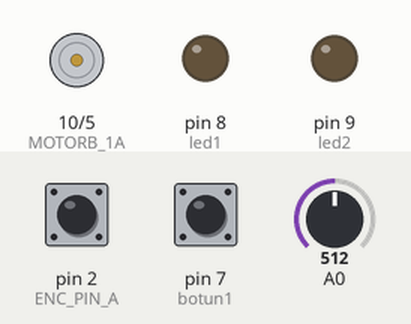
Recording of a sketch running on a simulated Arduino Uno, built with avr-gcc and run on an emulated ATmega328P. On the bench: motor-driver pin pairs drawn as motors (green arrow = first pin HIGH = forward, orange = second pin HIGH = backward, longer = more drive), output pins drawn as LEDs (lit = HIGH). The inputs (shaded band) are chosen by the test bench; at power-on: A0 = 512, pin 7 (botun1) HIGH, pin 2 (ENC_PIN_A) HIGH. What the sketch prints to the serial monitor is not drawn.

Above: at 1.2 s.
1.3 s: A0 set to 527
At 1.53 s:
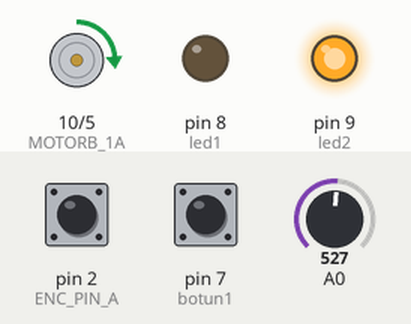
4.3 s: A0 set to 716
5.8 s: pin 7 (botun1) pulled LOW for 0.15 s
At 6.8 s:
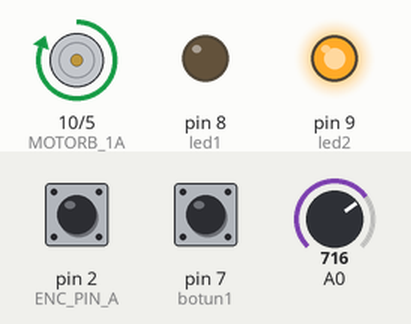
7.4 s: A0 set to 306
At 9.1 s:
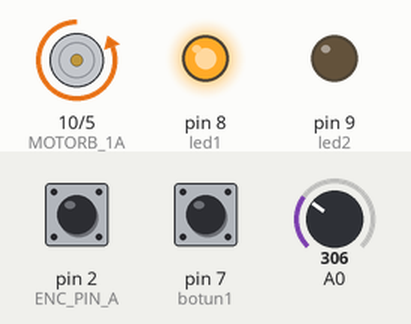
9.9 s: pin 7 (botun1) pulled LOW for 1 s
At 10.5 s:
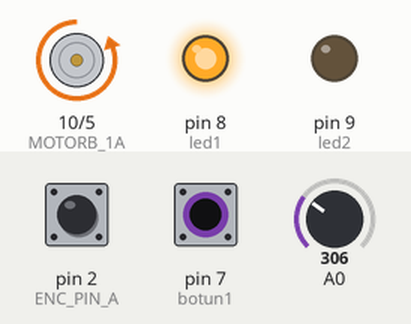
12.4 s: pin 7 (botun1) pulled LOW for 3.2 s
At 13.6 s:
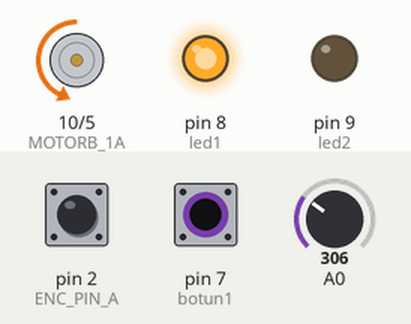
Timing chart, 0 to 17.1 s (numbered marks = the images above; inputs shaded):
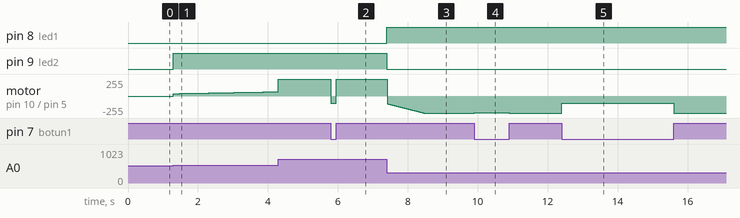

Measured:
- the behaviour switches between 526 and 527 on A0 (found by bisection; images 0 and 1)
- after the input at 1.3 s, pin 9 (led2): LOW → HIGH at once; motor on pin 10 (MOTORB_1A) / pin 5 (MOTORB_1B): moves from stopped to forward 65/255 over 3.0 s, starting at once
- after the input at 5.8 s, motor on pin 10 (MOTORB_1A) / pin 5 (MOTORB_1B): forward 255/255 → backward 110/255 at once, → forward 255/255 0.15 s later
- after the input at 7.4 s, pin 8 (led1): LOW → HIGH at once; pin 9 (led2): HIGH → LOW at once; motor on pin 10 (MOTORB_1A) / pin 5 (MOTORB_1B): moves from forward 255/255 to backward 255/255 over 1.0 s, starting at once
- after the input at 9.9 s, motor on pin 10 (MOTORB_1A) / pin 5 (MOTORB_1B): backward 255/255 → backward 254/255 at once, → backward 255/255 1.0 s later
- after the input at 12.4 s, motor on pin 10 (MOTORB_1A) / pin 5 (MOTORB_1B): backward 255/255 → backward 110/255 at once, → backward 255/255 3.2 s later

The sketch:

PID.ino
```cpp
#define ENC_PIN_A 2 //pin kanala A enkodera
#define ENC_PIN_B 3 //pin kanala B enkodera
#define READ_ENC_A bitRead(PIND, ENC_PIN_A)
#define READ_ENC_B bitRead(PIND, ENC_PIN_B)


#define MOTORB_1A 10  //PIN drivera motora kanal A
#define MOTORB_1B 5  //PIN drivera motora kanal B

int led1=8;
int led2=9;

float Kp=9.06, Ki=0.01, Kd=0.025;    //varijable koje podešavamo, ovisno o brzini
float error=0, P=0, I=0, D=0, PID_value=0;
float previous_er=0, previous_I=0;

int botun1=7;


void calculate_pid() //računa PID vrijednost
{
    P = error;
    I = I + error; //Integralni izraz
    D = (error-previous_er); //Derivacijski izraz

    // PID_value smanjen za 50% kako bi robot imao sporije promjene
    // smjera pri kretanju
    PID_value = ((Kp*P) + (Ki*I) + (Kd*D));

    previous_er=error; // određuje derivacijski izraz
}
#define korekcija_kuta 0

float kut_nagib;


volatile long encBrojac = 0;

int brzina=0; //PWM signal prema motoru
long timer_ms; //zapis trenutnog vremena
long timer_ms_last; //zapis posljednjeg izvrsavanja regulatora


void setup()
{
   Serial.begin(115200);
  pinMode(ENC_PIN_A, INPUT_PULLUP);
    pinMode(ENC_PIN_B, INPUT_PULLUP);
     pinMode(botun1, INPUT_PULLUP);
  attachInterrupt(digitalPinToInterrupt(ENC_PIN_A), encISR, CHANGE);


  pinMode(MOTORB_1A, OUTPUT);
  pinMode(MOTORB_1B, OUTPUT);

  pinMode(led1, OUTPUT);
  pinMode(led2, OUTPUT);


  digitalWrite(MOTORB_1A, LOW);
  digitalWrite(MOTORB_1B, LOW);
  timer_ms_last=millis();

}
void encISR()
  {
        if (READ_ENC_A == HIGH)//kanal A L->H (rastuci brid)
            READ_ENC_B == HIGH ? encBrojac++ : encBrojac--;
            else //kanal A H->L (padajuci brid)
            READ_ENC_B == HIGH ? encBrojac-- : encBrojac++;
  }

void motorSmjer1(int setSpeed)
  {
    digitalWrite(MOTORB_1A, LOW);
    analogWrite(MOTORB_1B, setSpeed);
  }
void motorSmjer2(int setSpeed)
  {
    analogWrite(MOTORB_1A, setSpeed);
    digitalWrite(MOTORB_1B, LOW);
  }
void motorStop()
  {
    digitalWrite(MOTORB_1A, LOW);
    digitalWrite(MOTORB_1B, LOW);
  }


void loop() {

 //pritiksom tipke 1 se platfoma pomice. drzite pritisnuto dok se ne postavi u horizontalni polozaj.
  if (digitalRead(botun1)==LOW)

    {
      encBrojac=0;
      motorSmjer1(110);

  }
  else

{

  timer_ms=millis(); //trenutno vrijeme mikrokontrolera, vazno za digitalne regulatore
  int delta_time=timer_ms-timer_ms_last; //koliko je vremena proteklo
  timer_ms_last=timer_ms; //zapamti kada je regulator posljednji out izvrsen


  //ocitanje kuta potenciometra, nagib klackalice
  kut_nagib = -(map(analogRead(A0),0,1023,0,270)-135+korekcija_kuta);

  //ocitanje kuta sa enodera
  float kut = encBrojac/(2.15);

  if ((kut_nagib-kut)>3 ||(kut_nagib-kut)<-3) {
  error=(kut_nagib-kut);
  calculate_pid();
  brzina=PID_value;

 }else
  brzina=0;


  //postavljanje limita, za max PWM signal
   if (brzina>255)
    brzina=255;
   if (brzina<-255)
    brzina=-255;


  //upravljacki signali prema motoru!

   if ((brzina)>0)  //pozitivna rotacija
   {
    motorSmjer1(brzina);
    digitalWrite(led1,HIGH);
    digitalWrite(led2,LOW);
   }


   //if ((kut-kut_BNO)<-15) //negativna rotacija
   else if ((brzina)<0)
   {
    motorSmjer2(-brzina);
    digitalWrite(led2,HIGH);
    digitalWrite(led1,LOW);
   }

   else   //nema rotacije
   {
   motorStop();
   digitalWrite(led1,LOW);
   digitalWrite(led2,LOW);
   }

  //ispis stanja
  //vrijeme u ms     kut nagiba   stanje_enc_brojaca    kut_osovine brzina
  Serial.print(millis());
  Serial.print(" zeljeniKut ");
  Serial.print((kut_nagib-kut));
  Serial.print(" KutIzlaz ");
  Serial.print((kut_nagib));
  Serial.print(" PID ");
  Serial.println(PID_value);


  //gotov ispis stanja
}

  }
```
